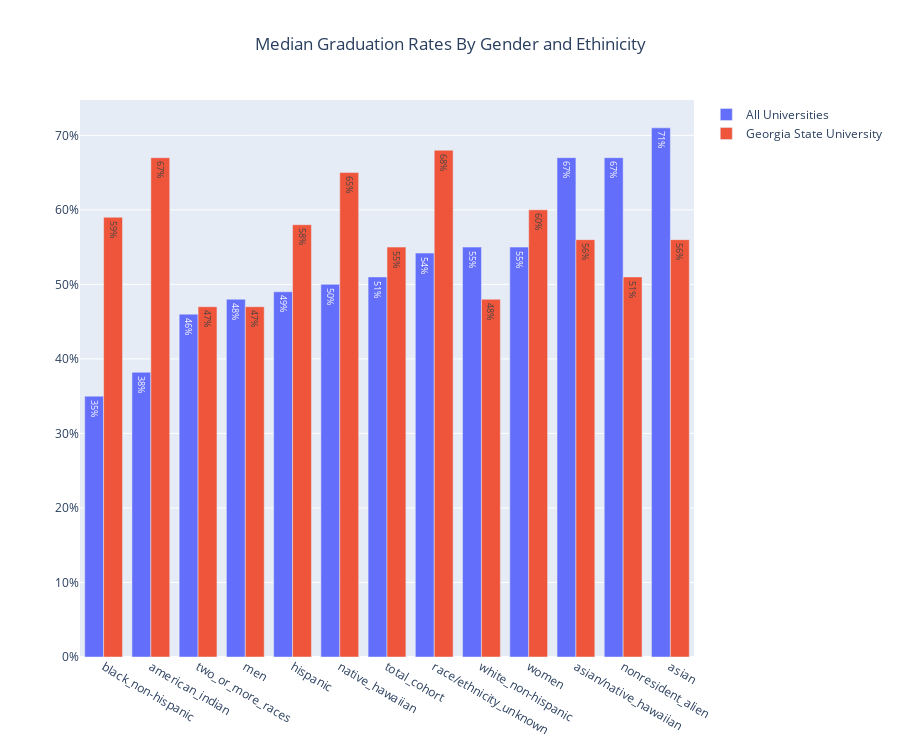

The code cell stored with this chart in its notebook:
### Markdown cell above
# <center>Data Driven Response</center>

### Code cell
fig = go.Figure()

fig.add_trace(go.Bar(
    x=median_grad_rates.index,
    y=median_grad_rates['all_universities'] / 100,
    texttemplate = "%{y}",
    textposition = "inside", name="All Universities"
))

fig.add_trace(go.Bar(
    x=median_grad_rates.index,
    y=median_grad_rates[university_x] / 100,
    texttemplate = "%{y}",
    textposition = "inside",
    opacity=1, name=university_x
))
fig.update_layout(
    title='Median Graduation Rates By Gender and Ethinicity',
    title_x=0.5,
    yaxis=dict(tickformat=',.0%'),
    height=750,
    barmode='group'
)

### Figure 1 — Plotly figure (JSON) as saved in the notebook; plotly's stock layout.template omitted (floating-point values rounded to 4 significant figures)
{"data": [{"name": "All Universities", "textposition": "inside", "texttemplate": "%{y}", "type": "bar", "x": ["black_non-hispanic", "american_indian", "two_or_more_races", "men", "hispanic", "native_hawaiian", "total_cohort", "race/ethnicity_unknown", "white_non-hispanic", "women", "asian/native_hawaiian", "nonresident_alien", "asian"], "y": [0.35, 0.382, 0.46, 0.48, 0.49, 0.5, 0.51, 0.542, 0.55, 0.55, 0.67, 0.67, 0.71]}, {"name": "Georgia State University", "opacity": 1, "textposition": "inside", "texttemplate": "%{y}", "type": "bar", "x": ["black_non-hispanic", "american_indian", "two_or_more_races", "men", "hispanic", "native_hawaiian", "total_cohort", "race/ethnicity_unknown", "white_non-hispanic", "women", "asian/native_hawaiian", "nonresident_alien", "asian"], "y": [0.59, 0.67, 0.47, 0.47, 0.58, 0.65, 0.55, 0.68, 0.48, 0.6, 0.56, 0.51, 0.56]}], "layout": {"barmode": "group", "height": 750, "title": {"text": "Median Graduation Rates By Gender and Ethinicity", "x": 0.5}, "yaxis": {"tickformat": ",.0%"}}}
